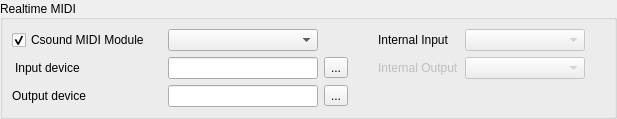
            <widget class="QGroupBox" name="groupBox_15">
             <property name="sizePolicy">
              <sizepolicy hsizetype="Preferred" vsizetype="Fixed">
               <horstretch>0</horstretch>
               <verstretch>0</verstretch>
              </sizepolicy>
             </property>
             <property name="title">
              <string>Realtime MIDI</string>
             </property>
             <property name="alignment">
              <set>Qt::AlignmentFlag::AlignLeading|Qt::AlignmentFlag::AlignLeft|Qt::AlignmentFlag::AlignVCenter</set>
             </property>
             <layout class="QGridLayout" name="gridLayout_8">
              <property name="leftMargin">
               <number>9</number>
              </property>
              <property name="topMargin">
               <number>9</number>
              </property>
              <property name="rightMargin">
               <number>9</number>
              </property>
              <property name="bottomMargin">
               <number>9</number>
              </property>
              <property name="verticalSpacing">
               <number>6</number>
              </property>
              <item row="2" column="0" colspan="4">
               <layout class="QGridLayout" name="midilayout">
                <property name="spacing">
                 <number>6</number>
                </property>
                <item row="3" column="4">
                 <spacer name="horizontalSpacer_14">
                  <property name="orientation">
                   <enum>Qt::Orientation::Horizontal</enum>
                  </property>
                  <property name="sizeType">
                   <enum>QSizePolicy::Policy::Fixed</enum>
                  </property>
                  <property name="sizeHint" stdset="0">
                   <size>
                    <width>24</width>
                    <height>0</height>
                   </size>
                  </property>
                 </spacer>
                </item>
                <item row="1" column="6">
                 <widget class="QComboBox" name="midiInterfaceComboBox">
                  <property name="enabled">
                   <bool>false</bool>
                  </property>
                  <property name="minimumSize">
                   <size>
                    <width>120</width>
                    <height>0</height>
                   </size>
                  </property>
                  <property name="toolTip">
                   <string>&lt;html&gt;&lt;head/&gt;&lt;body&gt;&lt;p&gt;Set Internal MIDI input interface. Controls widgets and MIDI input for Csound if Csound MIDI module usage is disabled. MIDI learn functionality is only available when using the internal MIDI input&lt;/p&gt;&lt;/body&gt;&lt;/html&gt;</string>
                  </property>
                 </widget>
                </item>
                <item row="3" column="6">
                 <widget class="QComboBox" name="midiOutInterfaceComboBox">
                  <property name="enabled">
                   <bool>false</bool>
                  </property>
                  <property name="minimumSize">
                   <size>
                    <width>100</width>
                    <height>0</height>
                   </size>
                  </property>
                  <property name="toolTip">
                   <string>&lt;html&gt;&lt;head/&gt;&lt;body&gt;&lt;p&gt;Set Internal MIDI output interface.&lt;/p&gt;&lt;/body&gt;&lt;/html&gt;</string>
                  </property>
                 </widget>
                </item>
                <item row="3" column="1">
                 <widget class="QLabel" name="label_12">
                  <property name="toolTip">
                   <string>&lt;html&gt;&lt;head/&gt;&lt;body&gt;&lt;p&gt;Csound MIDI input device &lt;/p&gt;&lt;p&gt;(corresponds to parameter &amp;quot;-M&amp;quot;)&lt;/p&gt;&lt;/body&gt;&lt;/html&gt;</string>
                  </property>
                  <property name="styleSheet">
                   <string notr="true">padding-right: 6</string>
                  </property>
                  <property name="text">
                   <string>Input device</string>
                  </property>
                 </widget>
                </item>
                <item row="4" column="1">
                 <widget class="QLabel" name="label_8">
                  <property name="toolTip">
                   <string>&lt;html&gt;&lt;head/&gt;&lt;body&gt;&lt;p&gt;Csound MIDI output device &lt;/p&gt;&lt;p&gt;(corresponds to parameter &amp;quot;-Q&amp;quot;)&lt;/p&gt;&lt;/body&gt;&lt;/html&gt;</string>
                  </property>
                  <property name="styleSheet">
                   <string notr="true"/>
                  </property>
                  <property name="text">
                   <string>Output device</string>
                  </property>
                 </widget>
                </item>
                <item row="3" column="2">
                 <widget class="QLineEdit" name="RtMidiInputLineEdit">
                  <property name="minimumSize">
                   <size>
                    <width>150</width>
                    <height>0</height>
                   </size>
                  </property>
                  <property name="toolTip">
                   <string>&lt;html&gt;&lt;head/&gt;&lt;body&gt;&lt;p&gt;Use the &amp;quot;...&amp;quot; button to select a MIDI input device from a list of available devices (select the Csound MIDI Module first)&lt;/p&gt;&lt;/body&gt;&lt;/html&gt;</string>
                  </property>
                 </widget>
                </item>
                <item row="1" column="2" colspan="2">
                 <widget class="QComboBox" name="RtMidiModuleComboBox">
                  <property name="sizePolicy">
                   <sizepolicy hsizetype="Fixed" vsizetype="Fixed">
                    <horstretch>0</horstretch>
                    <verstretch>0</verstretch>
                   </sizepolicy>
                  </property>
                  <property name="minimumSize">
                   <size>
                    <width>150</width>
                    <height>0</height>
                   </size>
                  </property>
                  <property name="toolTip">
                   <string>Select the MIDI backend used by Csound</string>
                  </property>
                 </widget>
                </item>
                <item row="1" column="5">
                 <widget class="QLabel" name="label_37">
                  <property name="minimumSize">
                   <size>
                    <width>0</width>
                    <height>0</height>
                   </size>
                  </property>
                  <property name="maximumSize">
                   <size>
                    <width>100</width>
                    <height>16777215</height>
                   </size>
                  </property>
                  <property name="toolTip">
                   <string>&lt;html&gt;&lt;head/&gt;&lt;body&gt;&lt;p&gt;Set Internal MIDI input
                 interface. Controls widgets and MIDI input for Csound if Csound MIDI module
                 usage is disabled.&lt;/p&gt;&lt;/body&gt;&lt;/html&gt;</string>
                  </property>
                  <property name="text">
                   <string>Internal Input </string>
                  </property>
                 </widget>
                </item>
                <item row="4" column="2">
                 <widget class="QLineEdit" name="RtMidiOutputLineEdit">
                  <property name="toolTip">
                   <string>&lt;html&gt;&lt;head/&gt;&lt;body&gt;&lt;p&gt;Use the &amp;quot;...&amp;quot; button to select a MIDI output device from a list of available devices (select the Csound MIDI Module first)&lt;/p&gt;&lt;/body&gt;&lt;/html&gt;</string>
                  </property>
                 </widget>
                </item>
                <item row="3" column="3">
                 <widget class="QToolButton" name="midiInputToolButton">
                  <property name="toolTip">
                   <string>Select input device from a list of available devices</string>
                  </property>
                  <property name="text">
                   <string>...</string>
                  </property>
                 </widget>
                </item>
                <item row="4" column="3">
                 <widget class="QToolButton" name="midiOutputToolButton">
                  <property name="toolTip">
                   <string>Select output device from a list of available devices</string>
                  </property>
                  <property name="text">
                   <string>...</string>
                  </property>
                 </widget>
                </item>
                <item row="1" column="1">
                 <widget class="QCheckBox" name="csoundMidiCheckBox">
                  <property name="minimumSize">
                   <size>
                    <width>150</width>
                    <height>0</height>
                   </size>
                  </property>
                  <property name="toolTip">
                   <string>&lt;html&gt;&lt;head/&gt;&lt;body&gt;&lt;p&gt;Use Csound's own MIDI implementation. All MIDI input/output is performed by csound directly. If this is selected, the internal MIDI interface is not used.&lt;/p&gt;&lt;/body&gt;&lt;/html&gt;</string>
                  </property>
                  <property name="text">
                   <string>Csound MIDI Module</string>
                  </property>
                  <property name="checked">
                   <bool>true</bool>
                  </property>
                 </widget>
                </item>
                <item row="3" column="5">
                 <widget class="QLabel" name="label_38">
                  <property name="enabled">
                   <bool>false</bool>
                  </property>
                  <property name="sizePolicy">
                   <sizepolicy hsizetype="Preferred" vsizetype="Preferred">
                    <horstretch>0</horstretch>
                    <verstretch>0</verstretch>
                   </sizepolicy>
                  </property>
                  <property name="text">
                   <string>Internal Output</string>
                  </property>
                 </widget>
                </item>
                <item row="3" column="7">
                 <spacer name="horizontalSpacer_17">
                  <property name="orientation">
                   <enum>Qt::Orientation::Horizontal</enum>
                  </property>
                  <property name="sizeHint" stdset="0">
                   <size>
                    <width>20</width>
                    <height>20</height>
                   </size>
                  </property>
                 </spacer>
                </item>
               </layout>
              </item>
             </layout>
            </widget>
